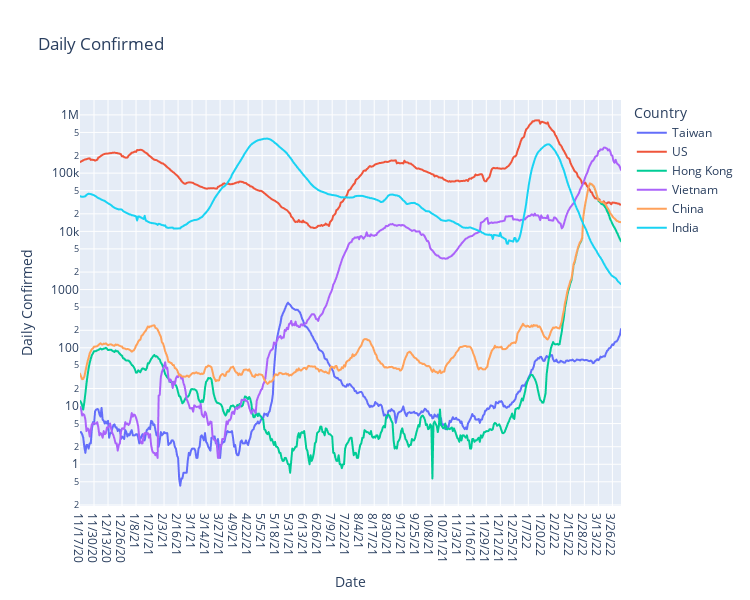

Write notebook code for a chart like this one.
### Code cell
# ,Date,Total Confirmed,Daily Confirmed,Total Deaths,Daily Deaths,Total Mortality
ploty_line('Daily Confirmed', log_plot=True)

### Figure 1 — Plotly figure (JSON) as saved in the notebook; plotly's stock layout.template omitted (floating-point values rounded to 4 significant figures; data arrays with more than 128 entries replaced by an {"elided": "..."} marker saying what was removed)
{"data": [{"hovertemplate": "Country=Taiwan<br>Date=%{x}<br>Daily Confirmed=%{y}<extra></extra>", "legendgroup": "Taiwan", "line": {"color": "#636efa", "dash": "solid"}, "marker": {"symbol": "circle"}, "mode": "lines", "name": "Taiwan", "showlegend": true, "type": "scattergl", "x": {"elided": "503 str values"}, "xaxis": "x", "y": {"elided": "503 float values"}, "yaxis": "y"}, {"hovertemplate": "Country=US<br>Date=%{x}<br>Daily Confirmed=%{y}<extra></extra>", "legendgroup": "US", "line": {"color": "#EF553B", "dash": "solid"}, "marker": {"symbol": "circle"}, "mode": "lines", "name": "US", "showlegend": true, "type": "scattergl", "x": {"elided": "503 str values"}, "xaxis": "x", "y": {"elided": "503 float values"}, "yaxis": "y"}, {"hovertemplate": "Country=Hong Kong<br>Date=%{x}<br>Daily Confirmed=%{y}<extra></extra>", "legendgroup": "Hong Kong", "line": {"color": "#00cc96", "dash": "solid"}, "marker": {"symbol": "circle"}, "mode": "lines", "name": "Hong Kong", "showlegend": true, "type": "scattergl", "x": {"elided": "503 str values"}, "xaxis": "x", "y": {"elided": "503 float values"}, "yaxis": "y"}, {"hovertemplate": "Country=Vietnam<br>Date=%{x}<br>Daily Confirmed=%{y}<extra></extra>", "legendgroup": "Vietnam", "line": {"color": "#ab63fa", "dash": "solid"}, "marker": {"symbol": "circle"}, "mode": "lines", "name": "Vietnam", "showlegend": true, "type": "scattergl", "x": {"elided": "503 str values"}, "xaxis": "x", "y": {"elided": "503 float values"}, "yaxis": "y"}, {"hovertemplate": "Country=China<br>Date=%{x}<br>Daily Confirmed=%{y}<extra></extra>", "legendgroup": "China", "line": {"color": "#FFA15A", "dash": "solid"}, "marker": {"symbol": "circle"}, "mode": "lines", "name": "China", "showlegend": true, "type": "scattergl", "x": {"elided": "503 str values"}, "xaxis": "x", "y": {"elided": "503 float values"}, "yaxis": "y"}, {"hovertemplate": "Country=India<br>Date=%{x}<br>Daily Confirmed=%{y}<extra></extra>", "legendgroup": "India", "line": {"color": "#19d3f3", "dash": "solid"}, "marker": {"symbol": "circle"}, "mode": "lines", "name": "India", "showlegend": true, "type": "scattergl", "x": {"elided": "503 str values"}, "xaxis": "x", "y": {"elided": "503 float values"}, "yaxis": "y"}], "layout": {"height": 600, "legend": {"title": {"text": "Country"}, "tracegroupgap": 0}, "showlegend": true, "title": {"text": "Daily Confirmed"}, "width": 750, "xaxis": {"anchor": "y", "domain": [0, 1], "title": {"text": "Date"}}, "yaxis": {"anchor": "x", "domain": [0, 1], "title": {"text": "Daily Confirmed"}, "type": "log"}}}
